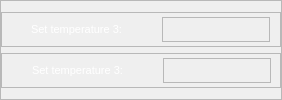
                  <widget class="QFrame" name="frame_173">
                   <property name="sizePolicy">
                    <sizepolicy hsizetype="Expanding" vsizetype="Expanding">
                     <horstretch>1</horstretch>
                     <verstretch>1</verstretch>
                    </sizepolicy>
                   </property>
                   <property name="minimumSize">
                    <size>
                     <width>200</width>
                     <height>48</height>
                    </size>
                   </property>
                   <property name="maximumSize">
                    <size>
                     <width>16777215</width>
                     <height>255</height>
                    </size>
                   </property>
                   <property name="frameShape">
                    <enum>QFrame::StyledPanel</enum>
                   </property>
                   <property name="frameShadow">
                    <enum>QFrame::Raised</enum>
                   </property>
                   <layout class="QVBoxLayout" name="verticalLayout_101">
                    <property name="leftMargin">
                     <number>0</number>
                    </property>
                    <property name="rightMargin">
                     <number>0</number>
                    </property>
                    <item>
                     <widget class="QFrame" name="frame_174">
                      <property name="sizePolicy">
                       <sizepolicy hsizetype="Expanding" vsizetype="Expanding">
                        <horstretch>1</horstretch>
                        <verstretch>3</verstretch>
                       </sizepolicy>
                      </property>
                      <property name="minimumSize">
                       <size>
                        <width>200</width>
                        <height>8</height>
                       </size>
                      </property>
                      <property name="maximumSize">
                       <size>
                        <width>16777215</width>
                        <height>100</height>
                       </size>
                      </property>
                      <property name="styleSheet">
                       <string notr="true">#frame_174{
	
	border-image: url(:/images/phptps/frame 1-01.svg);

}</string>
                      </property>
                      <property name="frameShape">
                       <enum>QFrame::StyledPanel</enum>
                      </property>
                      <property name="frameShadow">
                       <enum>QFrame::Raised</enum>
                      </property>
                      <layout class="QHBoxLayout" name="horizontalLayout_102">
                       <property name="leftMargin">
                        <number>10</number>
                       </property>
                       <property name="topMargin">
                        <number>4</number>
                       </property>
                       <property name="rightMargin">
                        <number>10</number>
                       </property>
                       <property name="bottomMargin">
                        <number>4</number>
                       </property>
                       <item>
                        <widget class="QFrame" name="frame_175">
                         <property name="sizePolicy">
                          <sizepolicy hsizetype="Expanding" vsizetype="Expanding">
                           <horstretch>1</horstretch>
                           <verstretch>1</verstretch>
                          </sizepolicy>
                         </property>
                         <property name="minimumSize">
                          <size>
                           <width>185</width>
                           <height>7</height>
                          </size>
                         </property>
                         <property name="styleSheet">
                          <string notr="true">#frame_175{
	border:none;
	background-color: none;

}</string>
                         </property>
                         <property name="frameShape">
                          <enum>QFrame::StyledPanel</enum>
                         </property>
                         <property name="frameShadow">
                          <enum>QFrame::Raised</enum>
                         </property>
                         <layout class="QHBoxLayout" name="horizontalLayout_103">
                          <property name="leftMargin">
                           <number>0</number>
                          </property>
                          <property name="topMargin">
                           <number>0</number>
                          </property>
                          <property name="rightMargin">
                           <number>0</number>
                          </property>
                          <property name="bottomMargin">
                           <number>0</number>
                          </property>
                          <item>
                           <widget class="QLabel" name="temp_image_down_41">
                            <property name="sizePolicy">
                             <sizepolicy hsizetype="Expanding" vsizetype="Expanding">
                              <horstretch>2</horstretch>
                              <verstretch>2</verstretch>
                             </sizepolicy>
                            </property>
                            <property name="minimumSize">
                             <size>
                              <width>13</width>
                              <height>5</height>
                             </size>
                            </property>
                            <property name="styleSheet">
                             <string notr="true">
	image: url(:/images/phptps/tama-sanj-07.svg);</string>
                            </property>
                            <property name="text">
                             <string/>
                            </property>
                           </widget>
                          </item>
                          <item>
                           <widget class="QLabel" name="curent_temp_label_35">
                            <property name="sizePolicy">
                             <sizepolicy hsizetype="Expanding" vsizetype="Expanding">
                              <horstretch>8</horstretch>
                              <verstretch>8</verstretch>
                             </sizepolicy>
                            </property>
                            <property name="minimumSize">
                             <size>
                              <width>125</width>
                              <height>12</height>
                             </size>
                            </property>
                            <property name="font">
                             <font>
                              <pointsize>8</pointsize>
                             </font>
                            </property>
                            <property name="styleSheet">
                             <string notr="true">
	
		color: white;
	
</string>
                            </property>
                            <property name="text">
                             <string>Set temperature 3:</string>
                            </property>
                           </widget>
                          </item>
                          <item>
                           <widget class="QFrame" name="frame_176">
                            <property name="sizePolicy">
                             <sizepolicy hsizetype="Expanding" vsizetype="Expanding">
                              <horstretch>0</horstretch>
                              <verstretch>0</verstretch>
                             </sizepolicy>
                            </property>
                            <property name="minimumSize">
                             <size>
                              <width>29</width>
                              <height>17</height>
                             </size>
                            </property>
                            <property name="styleSheet">
                             <string notr="true"/>
                            </property>
                            <property name="inputMethodHints">
                             <set>Qt::ImhFormattedNumbersOnly</set>
                            </property>
                            <property name="frameShape">
                             <enum>QFrame::StyledPanel</enum>
                            </property>
                            <property name="frameShadow">
                             <enum>QFrame::Raised</enum>
                            </property>
                            <layout class="QHBoxLayout" name="horizontalLayout_104">
                             <property name="leftMargin">
                              <number>0</number>
                             </property>
                             <property name="topMargin">
                              <number>0</number>
                             </property>
                             <property name="rightMargin">
                              <number>0</number>
                             </property>
                             <property name="bottomMargin">
                              <number>0</number>
                             </property>
                             <item>
                              <widget class="QLineEdit" name="lineEdit_9">
                               <property name="sizePolicy">
                                <sizepolicy hsizetype="Expanding" vsizetype="Expanding">
                                 <horstretch>0</horstretch>
                                 <verstretch>0</verstretch>
                                </sizepolicy>
                               </property>
                               <property name="styleSheet">
                                <string notr="true">background-color: transparent;
border:none</string>
                               </property>
                              </widget>
                             </item>
                            </layout>
                           </widget>
                          </item>
                         </layout>
                        </widget>
                       </item>
                      </layout>
                     </widget>
                    </item>
                    <item>
                     <widget class="QFrame" name="frame_177">
                      <property name="sizePolicy">
                       <sizepolicy hsizetype="Expanding" vsizetype="Expanding">
                        <horstretch>1</horstretch>
                        <verstretch>3</verstretch>
                       </sizepolicy>
                      </property>
                      <property name="minimumSize">
                       <size>
                        <width>200</width>
                        <height>0</height>
                       </size>
                      </property>
                      <property name="maximumSize">
                       <size>
                        <width>16777215</width>
                        <height>100</height>
                       </size>
                      </property>
                      <property name="styleSheet">
                       <string notr="true">#frame_177{
	
	border-image: url(:/images/phptps/frame 1-01.svg);

}</string>
                      </property>
                      <property name="frameShape">
                       <enum>QFrame::StyledPanel</enum>
                      </property>
                      <property name="frameShadow">
                       <enum>QFrame::Raised</enum>
                      </property>
                      <layout class="QHBoxLayout" name="horizontalLayout_105">
                       <property name="leftMargin">
                        <number>0</number>
                       </property>
                       <property name="topMargin">
                        <number>0</number>
                       </property>
                       <property name="rightMargin">
                        <number>0</number>
                       </property>
                       <property name="bottomMargin">
                        <number>0</number>
                       </property>
                       <item>
                        <widget class="QFrame" name="frame_178">
                         <property name="sizePolicy">
                          <sizepolicy hsizetype="Expanding" vsizetype="Expanding">
                           <horstretch>1</horstretch>
                           <verstretch>1</verstretch>
                          </sizepolicy>
                         </property>
                         <property name="minimumSize">
                          <size>
                           <width>200</width>
                           <height>14</height>
                          </size>
                         </property>
                         <property name="styleSheet">
                          <string notr="true">#frame_178{
	border:none;
	background-color: none;

}</string>
                         </property>
                         <property name="frameShape">
                          <enum>QFrame::StyledPanel</enum>
                         </property>
                         <property name="frameShadow">
                          <enum>QFrame::Raised</enum>
                         </property>
                         <layout class="QHBoxLayout" name="horizontalLayout_106">
                          <property name="topMargin">
                           <number>4</number>
                          </property>
                          <property name="bottomMargin">
                           <number>4</number>
                          </property>
                          <item>
                           <widget class="QLabel" name="temp_image_down_42">
                            <property name="sizePolicy">
                             <sizepolicy hsizetype="Expanding" vsizetype="Expanding">
                              <horstretch>2</horstretch>
                              <verstretch>2</verstretch>
                             </sizepolicy>
                            </property>
                            <property name="minimumSize">
                             <size>
                              <width>13</width>
                              <height>5</height>
                             </size>
                            </property>
                            <property name="styleSheet">
                             <string notr="true">
image: url(:/images/phptps/tama-sanj-07.svg);</string>
                            </property>
                            <property name="text">
                             <string/>
                            </property>
                           </widget>
                          </item>
                          <item>
                           <widget class="QLabel" name="curent_temp_label_36">
                            <property name="sizePolicy">
                             <sizepolicy hsizetype="Expanding" vsizetype="Expanding">
                              <horstretch>8</horstretch>
                              <verstretch>8</verstretch>
                             </sizepolicy>
                            </property>
                            <property name="minimumSize">
                             <size>
                              <width>125</width>
                              <height>7</height>
                             </size>
                            </property>
                            <property name="font">
                             <font>
                              <pointsize>8</pointsize>
                             </font>
                            </property>
                            <property name="styleSheet">
                             <string notr="true">
	
		color: white;
	
</string>
                            </property>
                            <property name="text">
                             <string>Set temperature 3:</string>
                            </property>
                           </widget>
                          </item>
                          <item>
                           <widget class="QFrame" name="frame_179">
                            <property name="sizePolicy">
                             <sizepolicy hsizetype="Expanding" vsizetype="Expanding">
                              <horstretch>0</horstretch>
                              <verstretch>0</verstretch>
                             </sizepolicy>
                            </property>
                            <property name="minimumSize">
                             <size>
                              <width>29</width>
                              <height>17</height>
                             </size>
                            </property>
                            <property name="styleSheet">
                             <string notr="true"/>
                            </property>
                            <property name="inputMethodHints">
                             <set>Qt::ImhFormattedNumbersOnly</set>
                            </property>
                            <property name="frameShape">
                             <enum>QFrame::StyledPanel</enum>
                            </property>
                            <property name="frameShadow">
                             <enum>QFrame::Raised</enum>
                            </property>
                            <layout class="QHBoxLayout" name="horizontalLayout_107">
                             <property name="leftMargin">
                              <number>0</number>
                             </property>
                             <property name="topMargin">
                              <number>0</number>
                             </property>
                             <property name="rightMargin">
                              <number>0</number>
                             </property>
                             <property name="bottomMargin">
                              <number>0</number>
                             </property>
                             <item>
                              <widget class="QLineEdit" name="lineEdit_10">
                               <property name="sizePolicy">
                                <sizepolicy hsizetype="Expanding" vsizetype="Expanding">
                                 <horstretch>0</horstretch>
                                 <verstretch>0</verstretch>
                                </sizepolicy>
                               </property>
                               <property name="styleSheet">
                                <string notr="true">background-color: transparent;
border:none</string>
                               </property>
                              </widget>
                             </item>
                            </layout>
                           </widget>
                          </item>
                         </layout>
                        </widget>
                       </item>
                      </layout>
                     </widget>
                    </item>
                   </layout>
                  </widget>
